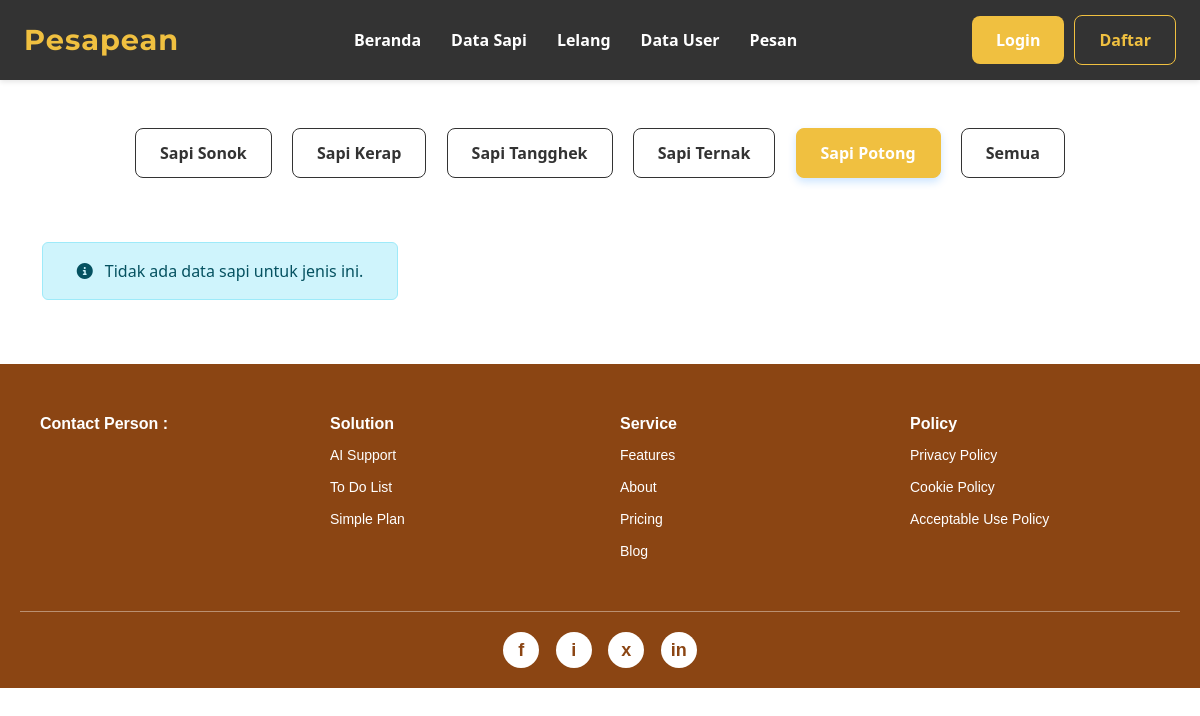
Before: /admin/data_sapi.php?jenis=potong with the older database file.
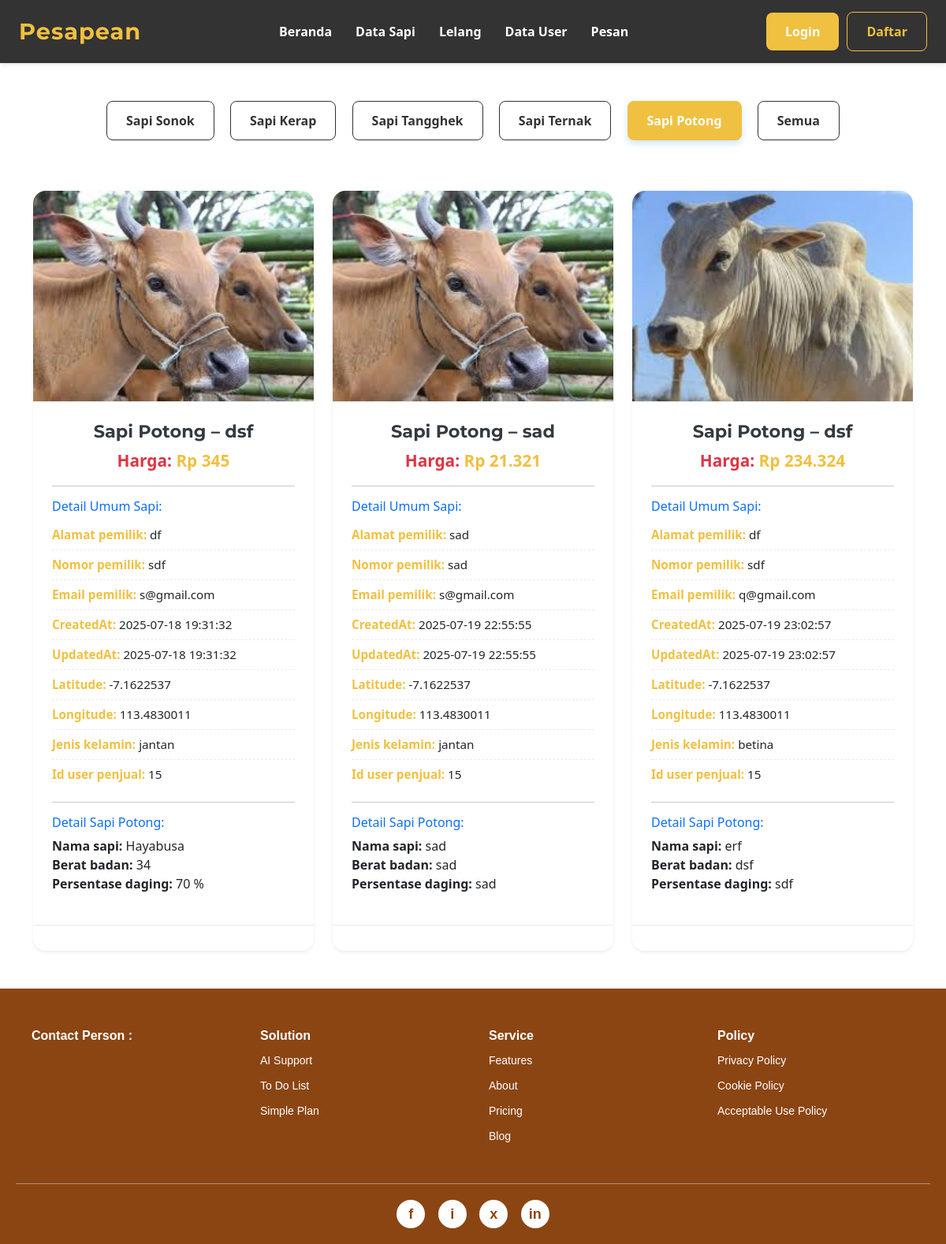
After: the same page with the newer database file.
### tables this page shows
CREATE TABLE `data_sapi` (
  `id_sapi` int(11) NOT NULL,
  `id_macamSapi` int(11) DEFAULT NULL,
  `foto_sapi` varchar(255) DEFAULT NULL,
  `harga_sapi` int(11) DEFAULT NULL,
  `nama_pemilik` varchar(100) DEFAULT NULL,
  `alamat_pemilik` varchar(255) DEFAULT NULL,
  `nomor_pemilik` varchar(20) DEFAULT NULL,
  `email_pemilik` varchar(100) DEFAULT NULL,
  `createdAt` datetime DEFAULT NULL,
  `updatedAt` datetime DEFAULT NULL,
  `latitude` varchar(50) DEFAULT NULL,
  `longitude` varchar(50) DEFAULT NULL,
  `jenis_kelamin` enum('jantan','betina') DEFAULT NULL,
  `id_user_penjual` int(11) DEFAULT NULL
);

CREATE TABLE `macamsapi` (
  `id_macamSapi` int(11) NOT NULL,
  `name` varchar(100) DEFAULT NULL
);

CREATE TABLE `sapipotong` (
  `id` int(11) NOT NULL,
  `id_sapi` int(11) DEFAULT NULL,
  `nama_sapi` varchar(100) DEFAULT NULL,
  `berat_badan` varchar(50) DEFAULT NULL,
  `persentase_daging` varchar(50) DEFAULT NULL
);

### admin/data_sapi.php (the view, shortened to what the changed rows need)
<?php
include '../koneksi.php';
$jenis_filter = isset($_GET['jenis']) ? $_GET['jenis'] : 'all';
$jenis_map = [
    'sonok' => 1,
    'kerap' => 2,
    'tangghek' => 3,
    'ternak' => 4,
    'potong' => 5,
];
$query = "SELECT ds.*, ms.name AS jenis_sapi FROM data_sapi ds
          LEFT JOIN macamSapi ms ON ds.id_macamSapi = ms.id_macamSapi";
if ($jenis_filter != 'all' && isset($jenis_map[$jenis_filter])) {
    $id_m = $jenis_map[$jenis_filter];
    $stmt = mysqli_prepare($koneksi, $query . " WHERE ds.id_macamSapi = ?");
    mysqli_stmt_bind_param($stmt, "i", $id_m);
    mysqli_stmt_execute($stmt);
    $result = mysqli_stmt_get_result($stmt);
} else {
    $result = mysqli_query($koneksi, $query);
}
?>
<!DOCTYPE html>
<html lang="id">
<head>
    <link rel="stylesheet" href="../style.css">
    <link rel="stylesheet" href="https://cdnjs.cloudflare.com/ajax/libs/font-awesome/6.5.0/css/all.min.css" />
    <link href="https://cdn.jsdelivr.net/npm/bootstrap@5.3.3/dist/css/bootstrap.min.css" rel="stylesheet">
</head>
<body>
    <div class="text-center mt-3">
        <?php foreach ($jenis_map as $jk => $idm): ?>
            <a href="?jenis=<?= $jk ?>" class="btn btn-filter <?= ($jenis_filter == $jk) ? 'active' : '' ?>">
                Sapi <?= ucfirst($jk) ?>
            </a>
        <?php endforeach; ?>
        <a href="?jenis=all" class="btn btn-filter <?= ($jenis_filter == 'all') ? 'active' : '' ?>">
            Semua
        </a>
    </div>
    <div class="container mt-4">
        <div class="row row-cols-1 row-cols-md-2 row-cols-lg-3 g-4">
            <?php if (mysqli_num_rows($result) > 0): ?>
                <?php while ($r = mysqli_fetch_assoc($result)): ?>
                    <div class="col">
                        <div class="card h-100 shadow-sm custom-card">
                            <div class="card-img-top-container">
                                <?php if (!empty($r['foto_sapi']) && file_exists("../uploads_sapi/{$r['foto_sapi']}")): ?>
                                    <img src="../uploads_sapi/<?= htmlspecialchars($r['foto_sapi']) ?>" class="card-img-top" alt="Foto Sapi <?= htmlspecialchars($r['jenis_sapi']) ?>">
                                <?php else: ?>
                                    <div class="no-image-placeholder">
                                        <i class="fas fa-image"></i><span>Tidak ada foto</span>
                                    </div>
                                <?php endif; ?>
                            </div>
                            <div class="card-body">
                                <h5 class="card-title text-center mb-2"><?= htmlspecialchars($r['jenis_sapi'] ?? '') ?> – <?= htmlspecialchars($r['nama_pemilik'] ?? '') ?></h5>
                                <p class="card-text text-center price-tag">
                                    <strong style="color:var(--danger-color);">Harga:</strong> Rp <?= number_format($r['harga_sapi'] ?? 0, 0, ',', '.') ?>
                                </p>
                                <hr class="my-3">
                                <h6 class="text-primary mb-2">Detail Umum Sapi:</h6>
                                <ul class="list-unstyled detail-list">
                                    <?php
                                    $excluded_keys = ['id_sapi', 'id_macamSapi', 'foto_sapi', 'harga_sapi', 'jenis_sapi', 'nama_pemilik', 'contact_person'];
                                    foreach ($r as $key => $val):
                                        if (!in_array($key, $excluded_keys)):
                                            $display_key = ucfirst(str_replace('_', ' ', $key));
                                            echo "<li><strong>" . htmlspecialchars($display_key) . ":</strong> " . htmlspecialchars($val ?? '') . "</li>";
                                        endif;
                                    endforeach;
                                    ?>
                                </ul>
                                <?php
                                $detail_tables = [
                                    'sonok' => 'sapiSonok',
                                    'kerap' => 'sapiKerap',
                                    'tangghek' => 'sapiTangghek',
                                    'ternak' => 'sapiTernak',
                                    'potong' => 'sapiPotong'
                                ];
                                if (isset($detail_tables[$jenis_filter])) {
                                    $table_name = $detail_tables[$jenis_filter];
                                    $q_detail = mysqli_query($koneksi, "SELECT * FROM $table_name WHERE id_sapi = {$r['id_sapi']}");
                                    $s_detail = mysqli_fetch_assoc($q_detail);
                                    if ($s_detail) {
                                        $display_name = ucfirst($jenis_filter);
                                        echo '<hr><h6 class="text-primary">Detail Sapi ' . $display_name . ':</h6><ul class="list-unstyled">';
                                        foreach ($s_detail as $k => $v) {
                                            if ($k !== 'id' && $k !== 'id_sapi' && $k !== 'sapiSonok') {
                                                echo "<li><strong>" . htmlspecialchars(ucfirst(str_replace('_', ' ', $k))) . ":</strong> " . htmlspecialchars($v ?? '') . "</li>";
                                            }
                                        }
                                        echo '</ul>';
                                    }
                                }
                                ?>
                            </div>
                            <div class="card-footer text-center">
                            </div>
                        </div>
                    </div>
                <?php endwhile; ?>
            <?php else: ?>
                <div class="col-12">
                    <div class="alert alert-info text-center" role="alert">
                        <i class="fas fa-info-circle me-2"></i> Tidak ada data sapi untuk jenis ini.
                    </div>
                </div>
            <?php endif; ?>
        </div>
    </div>
</body>
</html>

Changed rows visible on the page:
added data_sapi: foto_sapi (picture), id_macamSapi.name "Sapi Potong", nama_pemilik "dsf", harga_sapi "345", display_key "Alamat pemilik", alamat_pemilik "df", display_key "Nomor pemilik", nomor_pemilik "sdf", display_key "Email pemilik", email_pemilik "s@gmail.com", display_key "CreatedAt", createdAt "2025-07-18 19:31:32", display_key "UpdatedAt", updatedAt "2025-07-18 19:31:32", display_key "Latitude", latitude "-7.1622537", display_key "Longitude", longitude "113.4830011", display_key "Jenis kelamin", jenis_kelamin "jantan", display_key "Id user penjual", id_user_penjual "15", display_name "Potong", k "Nama sapi", sapipotong.nama_sapi "Hayabusa", k "Berat badan", sapipotong.berat_badan "34", k "Persentase daging", sapipotong.persentase_daging "70 %"
added data_sapi: foto_sapi (picture), id_macamSapi.name "Sapi Potong", nama_pemilik "sad", harga_sapi "21.321", display_key "Alamat pemilik", alamat_pemilik "sad", display_key "Nomor pemilik", nomor_pemilik "sad", display_key "Email pemilik", email_pemilik "s@gmail.com", display_key "CreatedAt", createdAt "2025-07-19 22:55:55", display_key "UpdatedAt", updatedAt "2025-07-19 22:55:55", display_key "Latitude", latitude "-7.1622537", display_key "Longitude", longitude "113.4830011", display_key "Jenis kelamin", jenis_kelamin "jantan", display_key "Id user penjual", id_user_penjual "15", display_name "Potong", k "Nama sapi", sapipotong.nama_sapi "sad", k "Berat badan", sapipotong.berat_badan "sad", k "Persentase daging", sapipotong.persentase_daging "sad"
added data_sapi: foto_sapi (picture), id_macamSapi.name "Sapi Potong", nama_pemilik "dsf", harga_sapi "234.324", display_key "Alamat pemilik", alamat_pemilik "df", display_key "Nomor pemilik", nomor_pemilik "sdf", display_key "Email pemilik", email_pemilik "q@gmail.com", display_key "CreatedAt", createdAt "2025-07-19 23:02:57", display_key "UpdatedAt", updatedAt "2025-07-19 23:02:57", display_key "Latitude", latitude "-7.1622537", display_key "Longitude", longitude "113.4830011", display_key "Jenis kelamin", jenis_kelamin "betina", display_key "Id user penjual", id_user_penjual "15", display_name "Potong", k "Nama sapi", sapipotong.nama_sapi "erf", k "Berat badan", sapipotong.berat_badan "dsf", k "Persentase daging", sapipotong.persentase_daging "sdf"
Other visible differences:
text no longer shown: "Tidak ada data sapi untuk jenis ini."
